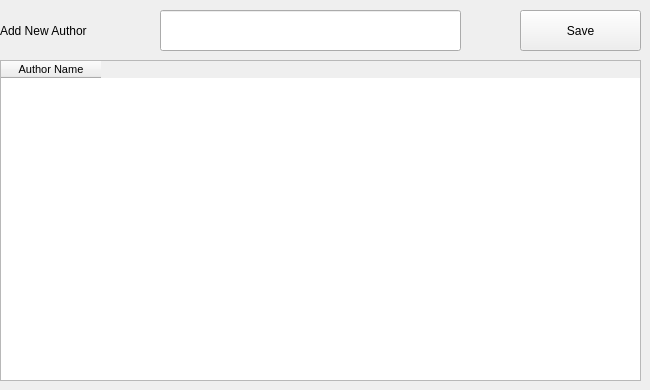
      <widget class="QWidget" name="tab_13">
       <attribute name="title">
        <string>Author</string>
       </attribute>
       <widget class="QPushButton" name="pushButton_17">
        <property name="geometry">
         <rect>
          <x>520</x>
          <y>10</y>
          <width>121</width>
          <height>41</height>
         </rect>
        </property>
        <property name="text">
         <string>Save</string>
        </property>
       </widget>
       <widget class="QLabel" name="label_28">
        <property name="geometry">
         <rect>
          <x>0</x>
          <y>10</y>
          <width>151</width>
          <height>41</height>
         </rect>
        </property>
        <property name="text">
         <string>Add New Author</string>
        </property>
       </widget>
       <widget class="QTableWidget" name="tableWidget_4">
        <property name="geometry">
         <rect>
          <x>0</x>
          <y>60</y>
          <width>641</width>
          <height>321</height>
         </rect>
        </property>
        <column>
         <property name="text">
          <string>Author Name</string>
         </property>
         <property name="font">
          <font>
           <family>Segoe UI Historic</family>
           <pointsize>8</pointsize>
          </font>
         </property>
        </column>
       </widget>
       <widget class="QLineEdit" name="lineEdit_20">
        <property name="geometry">
         <rect>
          <x>160</x>
          <y>10</y>
          <width>301</width>
          <height>41</height>
         </rect>
        </property>
        <property name="text">
         <string/>
        </property>
       </widget>
      </widget>
